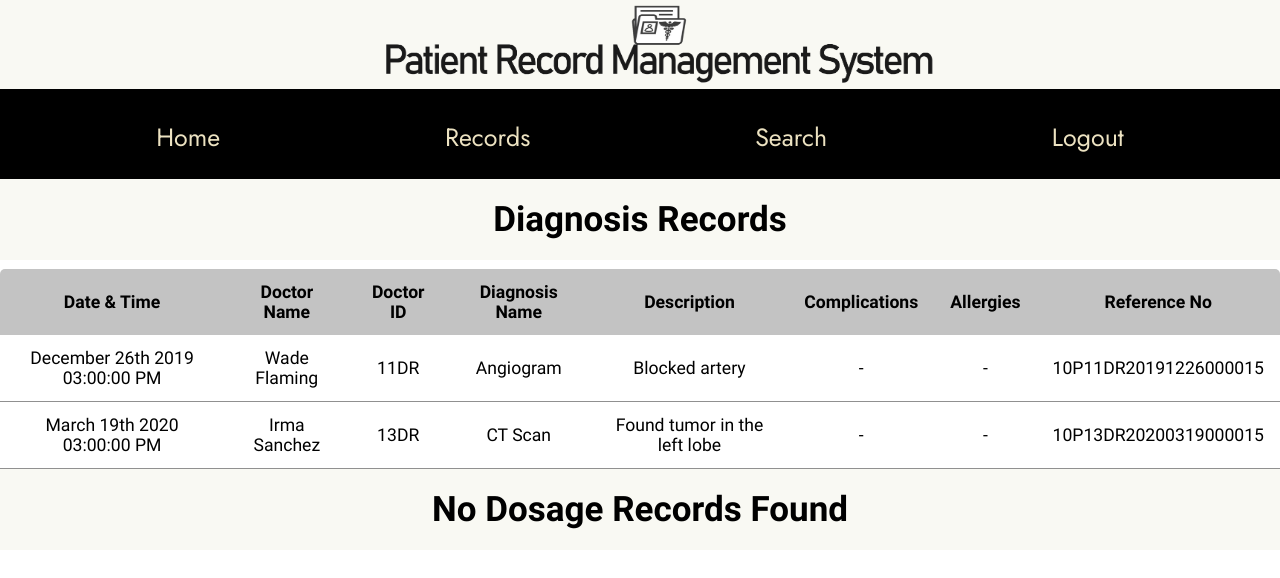
The app's page /precords.php (signed in) with its own data.
### tables this page shows
CREATE TABLE IF NOT EXISTS `diagnosis` (
  `Patient_SSN` varchar(20) NOT NULL,
  `Doctor_SSN` varchar(20) NOT NULL,
  `Date_Time` datetime NOT NULL,
  `Diagnosis_Name` varchar(25) NOT NULL,
  `Description` longtext NOT NULL,
  `Complications` longtext,
  `Allergies` longtext
);

### precords.php (the view, shortened to what this page needs)
<!DOCTYPE html>
<html lang="en" dir="ltr">
  <head>
    <link rel="stylesheet" type="text/css" href="css/precords_style.css">
  </head>
  <body>
    <div class="top_img"><img src="Resource/land2.png"></div>
    <div class="navigation-bar" style="text-align: center">
      <a href="pdashboard.php" >Home</a>
      <a href="precords.php">Records </a>
      <a href="psearch.php">Search</a>
      <a class='logout' href="logout.php">Logout</a>
    </div>
    <?php
      require "connection.php";
      $uid=$_SESSION["userID"];
      $sql="SELECT CONCAT(p.SSN,d.SSN,DATE_FORMAT(c.Date_Time,'%Y%m%d%s%i%k')) AS Reference, DATE_FORMAT(c.Date_Time,'%M %D %Y %r') AS Date_Time, CONCAT(d.F_Name,' ',d.L_Name) AS doctor_fullname,Doctor_SSN, c.Diagnosis_Name, Description, Complications, Allergies FROM diagnosis c,patient p, doctor d WHERE Patient_SSN=? AND p.SSN=Patient_SSN AND Doctor_SSN=d.SSN";
      $stmt= mysqli_stmt_init($conn);
      if (!mysqli_stmt_prepare($stmt,$sql)) {
        header("Location:precords.php?error=sqlerror");
      }
      else {
        mysqli_stmt_bind_param($stmt, "s", $uid);
        mysqli_stmt_execute($stmt);
        $result= mysqli_stmt_get_result($stmt);
        if (mysqli_num_rows($result)>0)
        {
          echo "<div class='welcome'><h2 class='mssg'> Diagnosis Records </h2></div>
          <div class='table_box'>
            <table class='content-table'>
              <thead>
              <tr>
              <th>Date & Time</th>
              <th>Doctor Name</th>
              <th>Doctor ID</th>
              <th>Diagnosis Name</th>
              <th>Description</th>
              <th>Complications</th>
              <th>Allergies</th>
              <th>Reference No</th>
              </tr>
              </thead>
          ";
        while ($row = mysqli_fetch_assoc($result)) {
          $ref=$row["Reference"];
          $dt=$row["Date_Time"];
          $dfullname=$row["doctor_fullname"];
          $dn=$row["Diagnosis_Name"];
          $desc=$row["Description"];
          $compl=$row["Complications"];
          $alg=$row["Allergies"];
          $dssn=$row["Doctor_SSN"];
          echo "
          <tbody>
          <tr>
            <td>$dt</td>
            <td>$dfullname</td>
            <td>$dssn</td>
            <td>$dn</td>
            <td>$desc</td>
            <td>$compl</td>
            <td>$alg</td>
            <td>$ref</td>
          </tr>
          ";
        }
        echo "</tbody></table></div>";
        }
        elseif (mysqli_num_rows($result)==0) {
          echo "<div class='welcome'><h2 class='mssg'> No Diagnosis Records Found </h2></div>";
        }
      }
      $sql="SELECT CONCAT(p.SSN,d.SSN,DATE_FORMAT(c.Date_Time,'%Y%m%d%s%i%k')) AS Reference, DATE_FORMAT(c.Date_Time,'%M %D %Y %r') AS Date_Time, CONCAT(d.F_Name,' ',d.L_Name) AS staff_fullname,Staff_SSN,d.Designation, c.Description, c.Complication,c.Medicine, c.Allergies FROM medical_adminstration c,patient p, medical_staff d WHERE Patient_SSN=? AND p.SSN=Patient_SSN AND Staff_SSN=d.SSN";
      $stmt= mysqli_stmt_init($conn);
      if (!mysqli_stmt_prepare($stmt,$sql)) {
        header("Location:precords.php?error=sqlerror");
      }
      else {
        mysqli_stmt_bind_param($stmt, "s", $uid);
        mysqli_stmt_execute($stmt);
        $result= mysqli_stmt_get_result($stmt);
        if (mysqli_num_rows($result)>0)
        {
          echo "<div class='welcome'><h2 class='mssg'> Medical Staff Dosage Record </h2></div>
          <div class='table_box'>
            <table class='content-table'>
              <thead>
              <tr>
              <th>Date & Time</th>
              <th>Staff Name</th>
              <th>Staff SSN</th>
              <th>Designation</th>
              <th>Description</th>
              <th>Complications</th>
              <th>Medicine</th>
              <th>Allergies</th>
              <th>Reference No</th>
              </tr>
              </thead>
          ";
        while ($row = mysqli_fetch_assoc($result)) {
          $ref=$row["Reference"];
          $dt=$row["Date_Time"];
          $dfullname=$row["staff_fullname"];
          $dn=$row["Designation"];
          $desc=$row["Description"];
          $compl=$row["Complication"];
          $med=$row["Medicine"];
          $alg=$row["Allergies"];
          $dssn=$row["Staff_SSN"];
          echo "
          <tbody>
          <tr>
            <td>$dt</td>
            <td>$dfullname</td>
            <td>$dssn</td>
            <td>$dn</td>
            <td>$desc</td>
            <td>$compl</td>
            <td>$med</td>
            <td>$alg</td>
            <td>$ref</td>
          </tr>
          ";
        }
        echo "</tbody></table>
        </div>";
        }
        elseif (mysqli_num_rows($result)==0) {
          echo "<div class='welcome'><h2 class='mssg'> No Dosage Records Found </h2></div>";
        }
      }
      ?>
  </body>
</html>

### CSS/precords_style.css (style rules this page uses)
* { margin: 0; padding: 0; }
body { text-align: center; }
.top_img { width: 100%; background-color: #f9f9f3; }
.top_img img { width: 550px; height: 80px; margin: 5px 30% auto; }
.navigation-bar { background-color: black; overflow: hidden; font-family: "Jost", sans-serif; height: 90px; text-align: center; }
.navigation-bar a { display: inline-block; float: none; font-size: 25px; text-decoration: none; color: #ece2c1; padding: 30px 30px; margin: 0 80px; }
.welcome { width: 100%; height: 90px; }
.mssg { font-family: "Barlow Condensed", sans-serif; font-size: 35px; background: #f9f9f3; text-align: center; padding: 20px; }
.table_box { margin-left: auto; margin-right: auto; font-family: "Muli", sans-serif; }
.content-table { border-collapse: collapse; margin-left: auto; margin-right: auto; min-width: 85%; font-size: 1.1em; border-radius: 5px 5px 0 0; overflow: hidden; box-shadow: 0 0 20px rgba(0 0 0 0.15); }
.content-table thead tr { background-color: #c3c3c3; border: none; color: black; text-align: auto; font-weight: bold; }
.content-table th, .content-table td { padding: 13px 16px; }
.content-table tbody tr { border-bottom: 1.5px solid #909090; }

### records on screen
diagnosis: dt "December 26th 2019 03:00:00 PM", dfullname "Wade Flaming", Doctor_SSN "11DR", Diagnosis_Name "Angiogram", Description "Blocked artery", Complications "-", Allergies "-", ref "10P11DR20191226000015"
diagnosis: dt "March 19th 2020 03:00:00 PM", dfullname "Irma Sanchez", Doctor_SSN "13DR", Diagnosis_Name "CT Scan", Description "Found tumor in the left lobe", Complications "-", Allergies "-", ref "10P13DR20200319000015"
